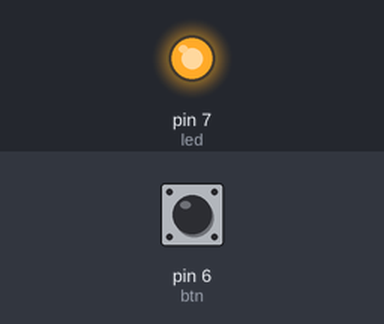
Bench run of a sketch on a simulated Arduino Uno, built with avr-gcc and run on an emulated ATmega328P. Parts: output pins drawn as LEDs (lit = HIGH). The test bench sets the inputs (shaded band); at power-on: pin 6 (btn) HIGH.

Above: at 1.2 s.
1.3 s: pin 6 (btn) pulled LOW for 0.15 s
At 1.37 s:
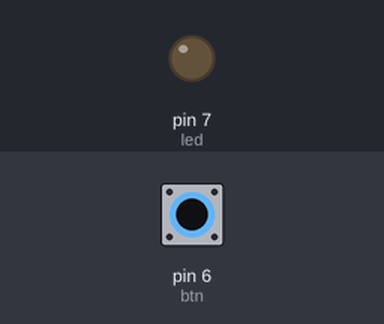
2.9 s: pin 6 (btn) pulled LOW for 3.2 s
At 7.3 s:
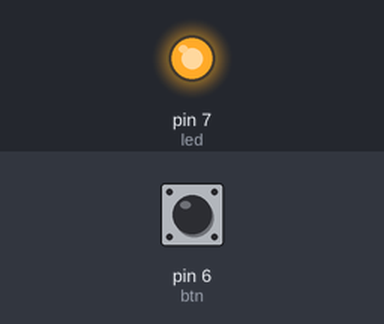
Timing chart, 0 to 8.8 s (numbered marks = the images above; inputs shaded):
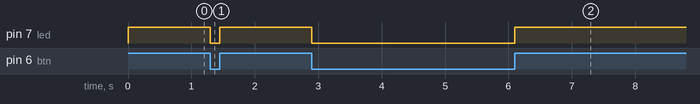

Measured:
- after the input at 1.3 s, pin 7 (led): HIGH → LOW at once, → HIGH 0.15 s later
- after the input at 2.9 s, pin 7 (led): HIGH → LOW at once, → HIGH 3.2 s later

The sketch:

sketch_jul18b.ino
```cpp
int btn = 6;
int led = 7;

void setup() {
  // put your setup code here, to run once:
  pinMode(btn, INPUT_PULLUP);
  pinMode(led, OUTPUT);
}

void loop() {
  // put your main code here, to run repeatedly:
  if (digitalRead(btn) == HIGH) {
  digitalWrite(led, HIGH);
  }

  if (digitalRead(btn) == LOW) {
  digitalWrite(led, LOW);
  }
}
```
